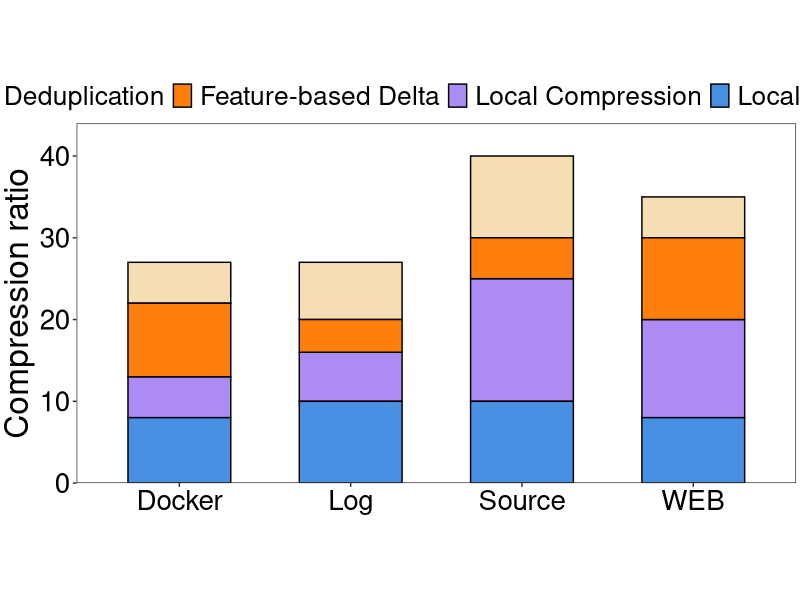

This figure's R source:
library(ggplot2)

# 创建示例数据
data <- data.frame(
  category = rep(c('Source', 'WEB', 'Docker',  'Log'), each = 4),
  part = rep(c('Deduplication', 'Local Compression', 'Feature-based Delta', 'Locality Delta'), times = 4),
  value = c(10, 15, 5, 10, 5, 12, 10, 8, 5, 5, 9, 8, 7, 6, 4, 10)
)
# 计算每个类别的总和
total_values <- aggregate(value ~ category, data = data, sum)
max_height <- max(total_values$value)
# 定义颜色
colors <- c( 'Deduplication' = '#f5deb3', 'Local Compression' = '#ac8cf4', 
            'Feature-based Delta' = '#ff7f0e', 'Locality Delta' = '#4a90e2')

# 创建堆叠柱状图
p <- ggplot(data, aes(x = category, y = value, fill = part)) +
  geom_bar(stat = "identity", width = 0.6, color = "black") +
  scale_fill_manual(values = colors) +
  labs(y = 'Compression ratio', x = 'Category') +
  scale_y_continuous(
    limits = c(0, max_height),
    expand = expansion(mult = c(0, 0.1))
  ) +
  theme_bw() +
  theme(
    plot.title = element_text(hjust = 0.5, size = 24, face = "bold"),
    plot.margin = unit(c(0.1, 0.1, 0.1, 0.1), "cm"),
    axis.title.x = element_text(size = 26),
    axis.title.y = element_text(size = 24),
    axis.text = element_text(size = 20, color = "black"),
    aspect.ratio = 0.5,
    panel.grid.major = element_blank(), 
    panel.grid.minor = element_blank(),
    legend.position = "top",
    legend.direction = "horizontal",
    legend.text = element_text(size = 19),
    legend.key.height = unit(1.0, "line"),
    legend.key.width = unit(1.0, "line"),
    legend.margin = margin(t = 0, unit = 'cm'),
    legend.title = element_blank()
  ) +
  theme(axis.title.x = element_blank())

print(p)